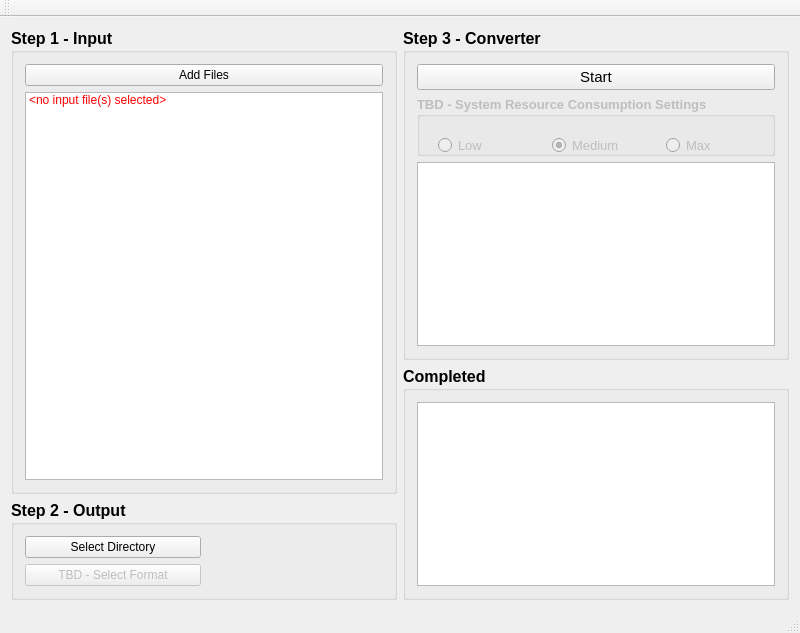
<?xml version="1.0" encoding="UTF-8"?>
<ui version="4.0">
 <class>MainWindow</class>
 <widget class="QMainWindow" name="MainWindow">
  <property name="geometry">
   <rect>
    <x>0</x>
    <y>0</y>
    <width>800</width>
    <height>633</height>
   </rect>
  </property>
  <property name="minimumSize">
   <size>
    <width>0</width>
    <height>0</height>
   </size>
  </property>
  <property name="windowTitle">
   <string>Easy Video Converter</string>
  </property>
  <widget class="QWidget" name="centralWidget">
   <layout class="QHBoxLayout" name="horizontalLayout_3">
    <item>
     <layout class="QVBoxLayout" name="verticalLayout">
      <item>
       <widget class="QGroupBox" name="groupBox_2">
        <property name="font">
         <font>
          <pointsize>12</pointsize>
          <weight>75</weight>
          <bold>true</bold>
         </font>
        </property>
        <property name="title">
         <string>Step 1 - Input</string>
        </property>
        <layout class="QVBoxLayout" name="verticalLayout_2">
         <item>
          <widget class="QPushButton" name="pb_addFiles">
           <property name="font">
            <font>
             <pointsize>9</pointsize>
             <weight>50</weight>
             <bold>false</bold>
            </font>
           </property>
           <property name="text">
            <string>Add Files</string>
           </property>
          </widget>
         </item>
         <item>
          <widget class="QListWidget" name="lw_files">
           <property name="font">
            <font>
             <pointsize>9</pointsize>
             <weight>50</weight>
             <bold>false</bold>
            </font>
           </property>
           <property name="styleSheet">
            <string>color :red</string>
           </property>
           <item>
            <property name="text">
             <string>&lt;no input file(s) selected&gt;</string>
            </property>
           </item>
          </widget>
         </item>
        </layout>
       </widget>
      </item>
      <item>
       <widget class="QGroupBox" name="groupBox">
        <property name="font">
         <font>
          <pointsize>12</pointsize>
          <weight>75</weight>
          <bold>true</bold>
         </font>
        </property>
        <property name="title">
         <string>Step 2 - Output</string>
        </property>
        <layout class="QVBoxLayout" name="verticalLayout_3">
         <item>
          <layout class="QHBoxLayout" name="horizontalLayout_2">
           <item>
            <widget class="QPushButton" name="pb_directory">
             <property name="font">
              <font>
               <pointsize>9</pointsize>
               <weight>50</weight>
               <bold>false</bold>
              </font>
             </property>
             <property name="text">
              <string>Select Directory</string>
             </property>
            </widget>
           </item>
           <item>
            <widget class="QLabel" name="l_directory">
             <property name="font">
              <font>
               <pointsize>9</pointsize>
               <weight>50</weight>
               <italic>true</italic>
               <bold>false</bold>
              </font>
             </property>
             <property name="styleSheet">
              <string notr="true">color :red</string>
             </property>
             <property name="text">
              <string>&lt;no directory selected&gt;</string>
             </property>
            </widget>
           </item>
          </layout>
         </item>
         <item>
          <layout class="QHBoxLayout" name="horizontalLayout">
           <item>
            <widget class="QPushButton" name="pushButton">
             <property name="enabled">
              <bool>false</bool>
             </property>
             <property name="font">
              <font>
               <pointsize>9</pointsize>
               <weight>50</weight>
               <bold>false</bold>
              </font>
             </property>
             <property name="text">
              <string>TBD - Select Format</string>
             </property>
            </widget>
           </item>
           <item>
            <widget class="QLabel" name="label">
             <property name="font">
              <font>
               <pointsize>9</pointsize>
               <weight>50</weight>
               <italic>true</italic>
               <bold>false</bold>
              </font>
             </property>
             <property name="styleSheet">
              <string>color :red</string>
             </property>
             <property name="text">
              <string>&lt;no format selected&gt;</string>
             </property>
            </widget>
           </item>
          </layout>
         </item>
        </layout>
       </widget>
      </item>
     </layout>
    </item>
    <item>
     <layout class="QVBoxLayout" name="verticalLayout_8">
      <item>
       <widget class="QGroupBox" name="groupBox_3">
        <property name="font">
         <font>
          <pointsize>12</pointsize>
          <weight>75</weight>
          <bold>true</bold>
         </font>
        </property>
        <property name="title">
         <string>Step 3 - Converter</string>
        </property>
        <layout class="QVBoxLayout" name="verticalLayout_4">
         <item>
          <widget class="QPushButton" name="pb_start">
           <property name="enabled">
            <bool>true</bool>
           </property>
           <property name="font">
            <font>
             <pointsize>11</pointsize>
             <weight>50</weight>
             <bold>false</bold>
            </font>
           </property>
           <property name="text">
            <string>Start</string>
           </property>
          </widget>
         </item>
         <item>
          <widget class="QGroupBox" name="groupBox_5">
           <property name="enabled">
            <bool>false</bool>
           </property>
           <property name="sizePolicy">
            <sizepolicy hsizetype="Preferred" vsizetype="MinimumExpanding">
             <horstretch>0</horstretch>
             <verstretch>0</verstretch>
            </sizepolicy>
           </property>
           <property name="minimumSize">
            <size>
             <width>0</width>
             <height>60</height>
            </size>
           </property>
           <property name="font">
            <font>
             <pointsize>10</pointsize>
             <weight>75</weight>
             <bold>true</bold>
            </font>
           </property>
           <property name="title">
            <string>TBD - System Resource Consumption Settings</string>
           </property>
           <widget class="QWidget" name="horizontalLayoutWidget">
            <property name="geometry">
             <rect>
              <x>10</x>
              <y>10</y>
              <width>358</width>
              <height>80</height>
             </rect>
            </property>
            <layout class="QHBoxLayout" name="horizontalLayout_4">
             <item>
              <widget class="QRadioButton" name="rb_low">
               <property name="enabled">
                <bool>false</bool>
               </property>
               <property name="font">
                <font>
                 <weight>50</weight>
                 <bold>false</bold>
                </font>
               </property>
               <property name="text">
                <string>Low</string>
               </property>
              </widget>
             </item>
             <item>
              <widget class="QRadioButton" name="rb_medium">
               <property name="enabled">
                <bool>false</bool>
               </property>
               <property name="font">
                <font>
                 <weight>50</weight>
                 <bold>false</bold>
                </font>
               </property>
               <property name="text">
                <string>Medium</string>
               </property>
               <property name="checked">
                <bool>true</bool>
               </property>
              </widget>
             </item>
             <item>
              <widget class="QRadioButton" name="rb_max">
               <property name="enabled">
                <bool>false</bool>
               </property>
               <property name="font">
                <font>
                 <weight>50</weight>
                 <bold>false</bold>
                </font>
               </property>
               <property name="text">
                <string>Max</string>
               </property>
              </widget>
             </item>
            </layout>
           </widget>
          </widget>
         </item>
         <item>
          <widget class="QListWidget" name="listWidget_2">
           <property name="font">
            <font>
             <pointsize>9</pointsize>
             <weight>50</weight>
             <bold>false</bold>
            </font>
           </property>
          </widget>
         </item>
        </layout>
       </widget>
      </item>
      <item>
       <widget class="QGroupBox" name="groupBox_4">
        <property name="font">
         <font>
          <pointsize>12</pointsize>
          <weight>75</weight>
          <bold>true</bold>
         </font>
        </property>
        <property name="title">
         <string>Completed</string>
        </property>
        <layout class="QVBoxLayout" name="verticalLayout_5">
         <item>
          <widget class="QListWidget" name="listWidget_3"/>
         </item>
        </layout>
       </widget>
      </item>
     </layout>
    </item>
   </layout>
  </widget>
  <widget class="QMenuBar" name="menuBar">
   <property name="geometry">
    <rect>
     <x>0</x>
     <y>0</y>
     <width>800</width>
     <height>21</height>
    </rect>
   </property>
  </widget>
  <widget class="QToolBar" name="mainToolBar">
   <attribute name="toolBarArea">
    <enum>TopToolBarArea</enum>
   </attribute>
   <attribute name="toolBarBreak">
    <bool>false</bool>
   </attribute>
  </widget>
  <widget class="QStatusBar" name="statusBar"/>
 </widget>
 <layoutdefault spacing="6" margin="11"/>
 <resources/>
 <connections/>
</ui>
